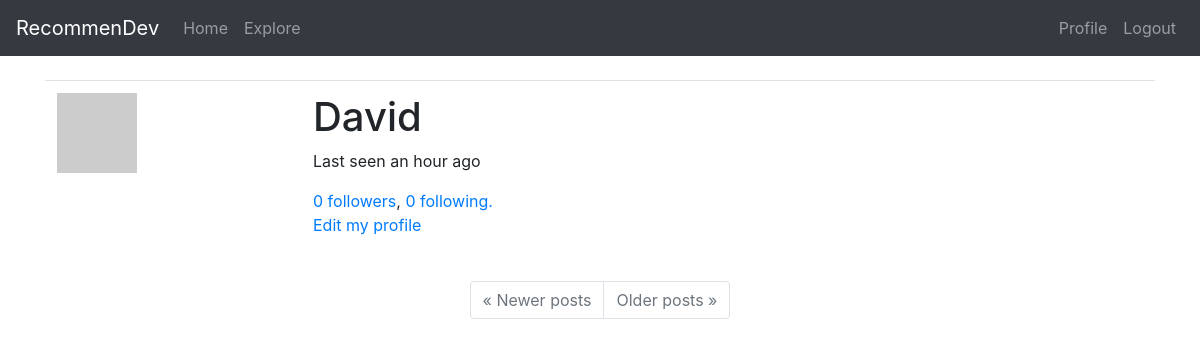
Page /user/David (signed in) on the earlier database version.
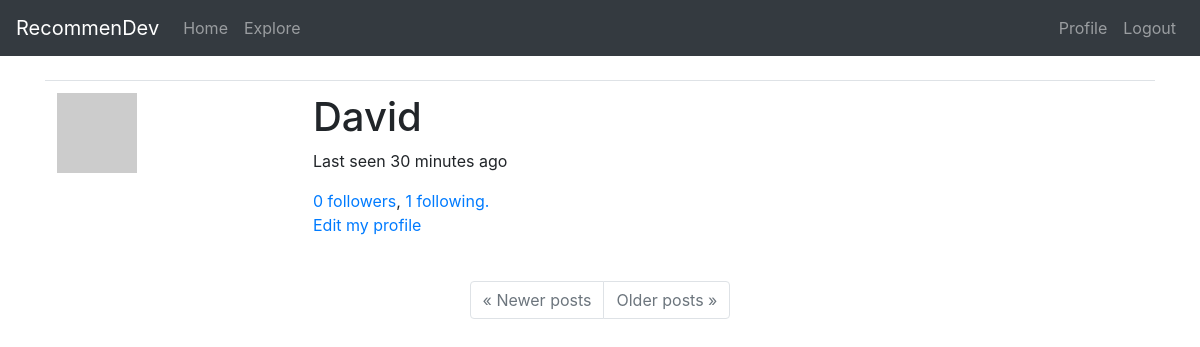
Same page on the later database version.
### app/models.py (models this page shows, shortened)
class User(UserMixin, db.Model):
    id = db.Column(db.Integer, primary_key=True)
    username = db.Column(db.String(30), index=True, unique=True)
    email = db.Column(db.String(50), index=True, unique=True)
    password_hash = db.Column(db.String(128))
    projects = db.relationship('Project', backref='owner', lazy='dynamic')
    about_me = db.Column(db.String(140))
    last_seen = db.Column(db.DateTime, default=datetime.utcnow)
    followed = db.relationship(
        'User', secondary=followers,
        primaryjoin=(followers.c.follower_id == id),
        secondaryjoin=(followers.c.followed_id == id),
        backref=db.backref('followers', lazy='dynamic'), lazy='dynamic')
    rated = db.relationship(
        'Project', secondary=ratings,
        backref=db.backref('raters', lazy='dynamic'), lazy='dynamic')
    def avatar(self, size):
        digest = md5(self.email.lower().encode('utf-8')).hexdigest()
        return 'https://www.gravatar.com/avatar/{}?d=retro&s={}'.format(digest, size)

### app/routes.py (the view)
@app.route('/user/<username>')
@login_required
def user(username):
    user = User.query.filter_by(username=username).first_or_404()
    users = None
    list_of_recs = find(user.id, cv)
    print(list_of_recs)
    if list_of_recs is not None:
        new_df = pd.DataFrame(list_of_recs, columns=['id', 'score'])
        new_df['id'] = new_df['id'] + 1
        print(new_df)
        user_ids = new_df['id']
        users = User.query.filter(User.id.in_(user_ids))
    following = user.followed.all()
    followers = user.followers.all()
    page = request.args.get('page', 1, type=int)
    projects = user.projects.order_by(Project.timestamp.desc()).paginate(page, app.config['POSTS_PER_PAGE'], False)
    next_url = url_for('user', username=user.username, page=projects.next_num) \
        if projects.has_next else None
    prev_url = url_for('user', username=user.username, page=projects.prev_num) \
        if projects.has_prev else None
    form = EmptyForm()
    return render_template('user.html', title=f'{user.username}\'s profile', user=user, users=users, following=following, followers=followers, projects=projects.items, next_url=next_url, prev_url=prev_url, form=form)

### app/models.py (called while the page is built)
@login.user_loader
def load_user(id):
    return User.query.get(int(id))

### app/routes.py (called while the page is built)
@app.before_request
def before_request():
    if current_user.is_authenticated:
        current_user.last_seen = datetime.utcnow()
        db.session.commit()

### engine.py (called while the page is built)
def find(id, cv):
    try:
        user_cos_sim = cosine_similarity(cv[id - 1], cv).flatten()
        top2 = sorted(list(enumerate(user_cos_sim)), key=lambda x: x[1], reverse=True)[1:3]
        response = top2
    except:
        print(f'User with id "{id}" could not be found')
        return None
    return response

### app/templates/user.html (shortened to what this page needs)
{% extends "base.html" %}
{% block content %}
    <table class="table table-hover">
        <tr>
            <td width="256px"><img src="{{ user.avatar(256) }}"></td>
            <td>
                <h1>{{ user.username }}</h1>
                {% if user.last_seen %}
                <p>Last seen {{ moment(user.last_seen).fromNow() }}</p>
                {% endif %}
                <a href="#", id="followers_btn", data-toggle="modal", {% if followers %} data-target="#followers_modal" {% endif %}>{{ user.followers.count() }} followers</a>, <a href="#", id="following_btn", data-toggle="modal", {% if following %} data-target="#following_modal" {% endif %}>{{ user.followed.count() }} following.</a>
                {% if user == current_user %}
                <p><a href="{{ url_for('edit_profile') }}">Edit my profile</a></p>
                {% endif %}
            </td>
        </tr>
    </table>
    <nav aria-label="...">
        <ul class="pagination justify-content-center">
            <li class="page-item{% if not prev_url %} disabled{% endif %}">
                <a class="page-link" href="{{ prev_url or '#' }}">
                    <span aria-hidden="true">&laquo;</span> Newer posts
                </a>
            </li>
            <li class="page-item{% if not next_url %} disabled{% endif %}">
                <a class="page-link" href="{{ next_url or '#' }}">
                    Older posts <span aria-hidden="true">&raquo;</span>
                </a>
            </li>
        </ul>
    </nav>
{% endblock %}

### app/templates/base.html (shortened to what this page needs)
<!DOCTYPE html>
<html lang="en">
<head>
    <link rel="stylesheet" href="https://stackpath.bootstrapcdn.com/bootstrap/4.5.2/css/bootstrap.min.css">
</head>
<body style="padding-top: 5rem;">
    <nav class="navbar navbar-expand-md navbar-dark bg-dark fixed-top">
        <a class="navbar-brand" href="{{ url_for('index') }}">RecommenDev</a>
        <div class="collapse navbar-collapse", id="navbarsExampleDefault">
            <ul class="navbar-nav mr-auto">
                <li class="nav-item"><a href="{{ url_for('index') }}" class="nav-link">Home</a></li>
                <li class="nav-item"><a href="{{ url_for('explore') }}" class="nav-link">Explore</a></li>
            </ul>
            <ul class="navbar-nav ml-auto">
                {% if current_user.is_anonymous %}
                <li class="nav-item"><a href="{{ url_for('login') }}" class="nav-link">Login</a></li>
                {% else %}
                <li class="nav-item"><a href="{{ url_for('user', username=current_user.username) }}" class="nav-link">Profile</a></li>
                <li class="nav-item"><a href="{{ url_for('logout') }}" class="nav-link">Logout</a></li>
                {% endif %}
            </ul>
        </div>
    </nav>
    <main role="main" class="container">
        {% block content %}{% endblock %}
    </main>
</body>
</html>

Differences in the rows shown:
changed User "David": last_seen "an hour ago" → "30 minutes ago"
Other differences:
{{ user.followed.count() }}: "0" → "1"
